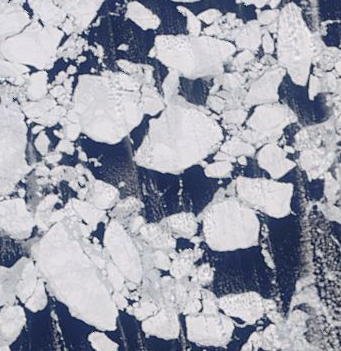
%> input picture prepareForLater/core_code/regularMethodForLabelingMatlab/icefloe.png, 341 x 351 px
$ octave Otsu.m   (GNU Octave 9; MATLAB toolbox functions it lacks are replaced by stand-ins)
%> lines starting %> are read from the running program, lines starting %| are printed output that depends on the picture; in (x1, y1, x2, y2) boxes, pixels count from 0 and x2, y2 are one past the last pixel; in counts of white or black regions, pixels touching at a corner belong together; the program's own positions count from 1

%I = imread('test.jpg');
I = imread('icefloe.png');
%> I is the input picture: size 351x341x3 uint8; mean R, G, B 158.9, 161.4, 173.4
I = rgb2gray(I);
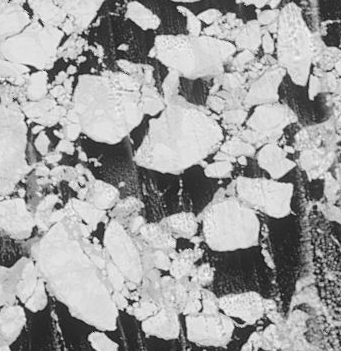
%> I: size 351x341 uint8; min 7, max 251, mean 162
figure, imshow(I);
[r, c] = size(I);
%> r = 351; c = 341

%% Otsu

t = graythresh(I);
%> t = 0.537
bw = im2bw(I, t);
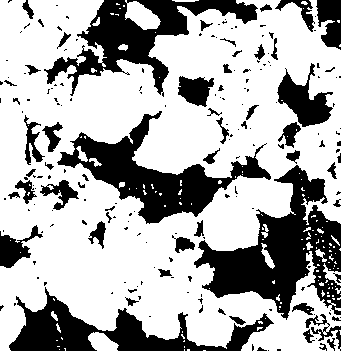
%> bw: size 351x341 logical; 68.1% white; 197 black regions (136 under 20 px), largest, box (x1, y1, x2, y2) and area: (194, 165, 341, 320) 9456, (57, 111, 271, 224) 7067, (44, 0, 258, 97) 6327
figure,imshow(bw);

p = find(bw == 1);
%> p = 81493 values from 1 to 119689
ic = length(p) / (r * c);
%> ic = 0.681

% [10 lines of commented-out code are left out]


%% multi-Otsu

N = 2;
thresh = multithresh(I, N);
%> thresh = [100 174]
seg = imquantize(I, thresh);
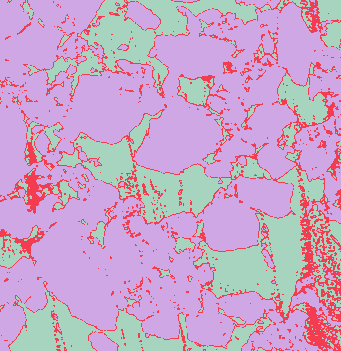
%> seg: size 351x341 double; 3 distinct labels, from 1 to 3; one colour per label, 0 black
figure, imshow(seg,[])

for i = 1 : (N + 1)
    p = find(seg == i);
    coverage(i) = length(p) / (r * c);

    for j = 1 : length(p)
        s(j) = I(p(j));
    end
    average_intensity(i) = sum(s(:)) / length(p);
end
%> after the loop, average_intensity = [60.43 211.3 210.3]; coverage = [0.265 0.122 0.613]

$ run again, with prepareForLater/core_code/regularMethodForLabelingMatlab/test.jpg saved as prepareForLater/core_code/regularMethodForLabelingMatlab/icefloe.png
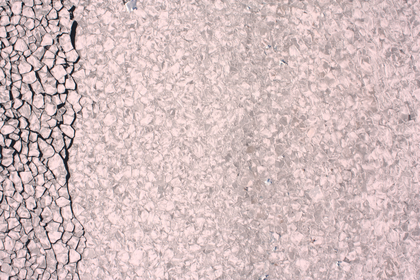
%> input picture prepareForLater/core_code/regularMethodForLabelingMatlab/test.jpg, 420 x 280 px, shrunk from 4290 x 2856 before the run
%> I is the input picture: size 280x420x3 uint8; mean R, G, B 210.6, 189, 189.2
%> I: size 280x420 uint8
%> t = 0.592
%> `bw = im2bw(I, t);`:
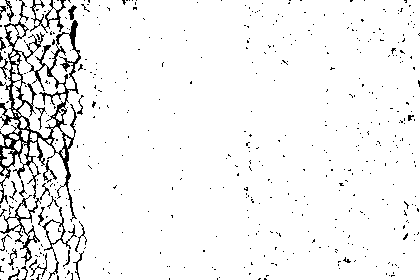
%> bw: size 280x420 logical; 94.2% white; black in thin lines or dots
%> p = 110774 values from 1 to 117600
%> ic = 0.942
%> thresh = [130 198]
%> `seg = imquantize(I, thresh);`:
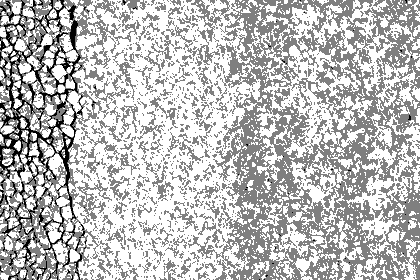
%> seg: size 280x420 double; min 1, max 3, mean 2.49; drawn with min black and max white
%> after the loop `for i = 1 : (N + 1)`: average_intensity = [80.19 180.7 216]; coverage = [0.0381 0.436 0.526]
